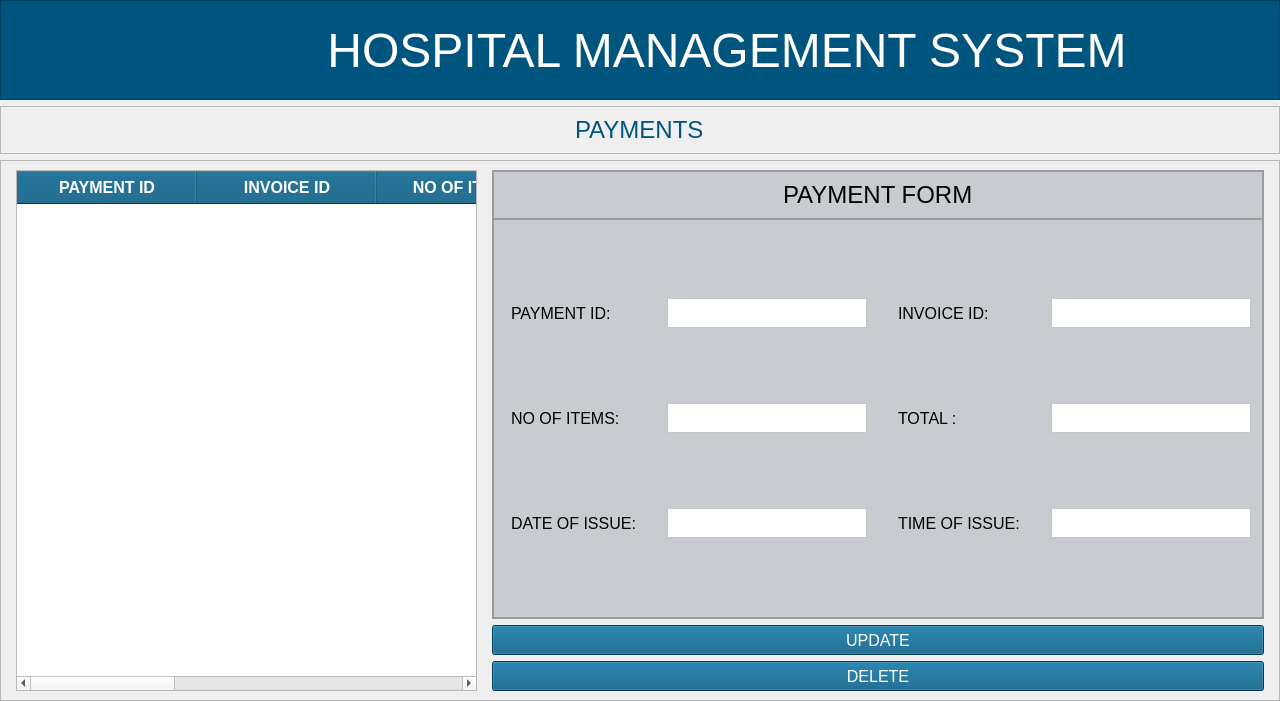
<?xml version="1.0" encoding="UTF-8"?>
<ui version="4.0">
 <class>MainWindow</class>
 <widget class="QMainWindow" name="MainWindow">
  <property name="geometry">
   <rect>
    <x>0</x>
    <y>0</y>
    <width>1280</width>
    <height>701</height>
   </rect>
  </property>
  <property name="windowTitle">
   <string>MainWindow</string>
  </property>
  <widget class="QWidget" name="centralwidget">
   <layout class="QVBoxLayout" name="verticalLayout_2">
    <property name="leftMargin">
     <number>0</number>
    </property>
    <property name="topMargin">
     <number>0</number>
    </property>
    <property name="rightMargin">
     <number>0</number>
    </property>
    <property name="bottomMargin">
     <number>0</number>
    </property>
    <item>
     <widget class="QFrame" name="header_frame">
      <property name="sizePolicy">
       <sizepolicy hsizetype="Preferred" vsizetype="Preferred">
        <horstretch>0</horstretch>
        <verstretch>0</verstretch>
       </sizepolicy>
      </property>
      <property name="minimumSize">
       <size>
        <width>1280</width>
        <height>100</height>
       </size>
      </property>
      <property name="maximumSize">
       <size>
        <width>16777215</width>
        <height>100</height>
       </size>
      </property>
      <property name="styleSheet">
       <string notr="true">background-color:rgb(0, 85, 127);</string>
      </property>
      <property name="frameShape">
       <enum>QFrame::StyledPanel</enum>
      </property>
      <property name="frameShadow">
       <enum>QFrame::Raised</enum>
      </property>
      <layout class="QHBoxLayout" name="horizontalLayout">
       <property name="sizeConstraint">
        <enum>QLayout::SetDefaultConstraint</enum>
       </property>
       <property name="leftMargin">
        <number>0</number>
       </property>
       <property name="topMargin">
        <number>0</number>
       </property>
       <property name="rightMargin">
        <number>0</number>
       </property>
       <property name="bottomMargin">
        <number>0</number>
       </property>
       <item>
        <widget class="QFrame" name="logo_frame">
         <property name="minimumSize">
          <size>
           <width>80</width>
           <height>50</height>
          </size>
         </property>
         <property name="maximumSize">
          <size>
           <width>100</width>
           <height>16777215</height>
          </size>
         </property>
         <property name="styleSheet">
          <string notr="true">background-color:transparent;
margin-top:6px;
margin-bottom:0px;</string>
         </property>
         <property name="frameShape">
          <enum>QFrame::StyledPanel</enum>
         </property>
         <property name="frameShadow">
          <enum>QFrame::Raised</enum>
         </property>
         <widget class="QLabel" name="backBtn">
          <property name="geometry">
           <rect>
            <x>20</x>
            <y>10</y>
            <width>61</width>
            <height>71</height>
           </rect>
          </property>
          <property name="cursor">
           <cursorShape>PointingHandCursor</cursorShape>
          </property>
          <property name="styleSheet">
           <string notr="true"/>
          </property>
          <property name="text">
           <string/>
          </property>
          <property name="pixmap">
           <pixmap resource="../../assets/resources.qrc">:/reosurces_logo/back-svgrepo-com.svg</pixmap>
          </property>
          <property name="scaledContents">
           <bool>true</bool>
          </property>
          <property name="alignment">
           <set>Qt::AlignCenter</set>
          </property>
         </widget>
        </widget>
       </item>
       <item>
        <widget class="QFrame" name="title_frame">
         <property name="minimumSize">
          <size>
           <width>1280</width>
           <height>0</height>
          </size>
         </property>
         <property name="font">
          <font>
           <pointsize>42</pointsize>
          </font>
         </property>
         <property name="styleSheet">
          <string notr="true">background-color:transparent;</string>
         </property>
         <property name="frameShape">
          <enum>QFrame::StyledPanel</enum>
         </property>
         <property name="frameShadow">
          <enum>QFrame::Raised</enum>
         </property>
         <layout class="QVBoxLayout" name="verticalLayout">
          <item alignment="Qt::AlignHCenter">
           <widget class="QLabel" name="title_label">
            <property name="minimumSize">
             <size>
              <width>800</width>
              <height>0</height>
             </size>
            </property>
            <property name="font">
             <font>
              <pointsize>36</pointsize>
             </font>
            </property>
            <property name="styleSheet">
             <string notr="true">color:#fff;</string>
            </property>
            <property name="text">
             <string>HOSPITAL MANAGEMENT SYSTEM</string>
            </property>
            <property name="alignment">
             <set>Qt::AlignCenter</set>
            </property>
           </widget>
          </item>
         </layout>
        </widget>
       </item>
      </layout>
     </widget>
    </item>
    <item>
     <widget class="QFrame" name="frame_15">
      <property name="maximumSize">
       <size>
        <width>16777215</width>
        <height>80</height>
       </size>
      </property>
      <property name="frameShape">
       <enum>QFrame::StyledPanel</enum>
      </property>
      <property name="frameShadow">
       <enum>QFrame::Raised</enum>
      </property>
      <layout class="QVBoxLayout" name="verticalLayout_22">
       <item alignment="Qt::AlignHCenter">
        <widget class="QLabel" name="activityNameDisp">
         <property name="font">
          <font>
           <pointsize>18</pointsize>
          </font>
         </property>
         <property name="styleSheet">
          <string notr="true">color:rgb(0, 85, 127);</string>
         </property>
         <property name="text">
          <string>PAYMENTS</string>
         </property>
        </widget>
       </item>
      </layout>
     </widget>
    </item>
    <item>
     <widget class="QFrame" name="frame">
      <property name="frameShape">
       <enum>QFrame::StyledPanel</enum>
      </property>
      <property name="frameShadow">
       <enum>QFrame::Raised</enum>
      </property>
      <layout class="QGridLayout" name="gridLayout_2">
       <property name="leftMargin">
        <number>15</number>
       </property>
       <property name="topMargin">
        <number>9</number>
       </property>
       <property name="rightMargin">
        <number>15</number>
       </property>
       <property name="horizontalSpacing">
        <number>15</number>
       </property>
       <item row="0" column="1" colspan="2">
        <widget class="QFrame" name="frame_3">
         <property name="styleSheet">
          <string notr="true">BACKGROUND-COLOR:#c8cbcf;
BORDER-RADIUS:5PX;</string>
         </property>
         <property name="frameShape">
          <enum>QFrame::StyledPanel</enum>
         </property>
         <property name="frameShadow">
          <enum>QFrame::Raised</enum>
         </property>
         <layout class="QVBoxLayout" name="verticalLayout_3">
          <property name="spacing">
           <number>0</number>
          </property>
          <property name="leftMargin">
           <number>0</number>
          </property>
          <property name="topMargin">
           <number>0</number>
          </property>
          <property name="rightMargin">
           <number>0</number>
          </property>
          <property name="bottomMargin">
           <number>0</number>
          </property>
          <item>
           <widget class="QFrame" name="frame_4">
            <property name="font">
             <font>
              <pointsize>15</pointsize>
             </font>
            </property>
            <property name="frameShape">
             <enum>QFrame::StyledPanel</enum>
            </property>
            <property name="frameShadow">
             <enum>QFrame::Raised</enum>
            </property>
            <layout class="QHBoxLayout" name="horizontalLayout_3">
             <item alignment="Qt::AlignHCenter">
              <widget class="QLabel" name="label">
               <property name="font">
                <font>
                 <pointsize>18</pointsize>
                </font>
               </property>
               <property name="text">
                <string>PAYMENT FORM</string>
               </property>
              </widget>
             </item>
            </layout>
           </widget>
          </item>
          <item>
           <widget class="QFrame" name="frame_5">
            <property name="styleSheet">
             <string notr="true">padding-right:2px;
padding-left:2px;</string>
            </property>
            <property name="frameShape">
             <enum>QFrame::StyledPanel</enum>
            </property>
            <property name="frameShadow">
             <enum>QFrame::Raised</enum>
            </property>
            <layout class="QGridLayout" name="gridLayout">
             <property name="horizontalSpacing">
              <number>25</number>
             </property>
             <item row="0" column="3">
              <widget class="QTextEdit" name="textEdit_2">
               <property name="maximumSize">
                <size>
                 <width>200</width>
                 <height>30</height>
                </size>
               </property>
               <property name="font">
                <font>
                 <pointsize>12</pointsize>
                </font>
               </property>
               <property name="styleSheet">
                <string notr="true">background-color:white;</string>
               </property>
              </widget>
             </item>
             <item row="2" column="1">
              <widget class="QTextEdit" name="textEdit_3">
               <property name="maximumSize">
                <size>
                 <width>200</width>
                 <height>30</height>
                </size>
               </property>
               <property name="font">
                <font>
                 <pointsize>12</pointsize>
                </font>
               </property>
               <property name="styleSheet">
                <string notr="true">background-color:white;</string>
               </property>
              </widget>
             </item>
             <item row="3" column="0">
              <widget class="QLabel" name="label_9">
               <property name="font">
                <font>
                 <pointsize>12</pointsize>
                </font>
               </property>
               <property name="text">
                <string>DATE OF ISSUE:</string>
               </property>
              </widget>
             </item>
             <item row="2" column="0">
              <widget class="QLabel" name="label_4">
               <property name="font">
                <font>
                 <pointsize>12</pointsize>
                </font>
               </property>
               <property name="text">
                <string>NO OF ITEMS:</string>
               </property>
              </widget>
             </item>
             <item row="3" column="2">
              <widget class="QLabel" name="label_8">
               <property name="font">
                <font>
                 <pointsize>12</pointsize>
                </font>
               </property>
               <property name="text">
                <string>TIME OF ISSUE:</string>
               </property>
              </widget>
             </item>
             <item row="3" column="3">
              <widget class="QTextEdit" name="textEdit_7">
               <property name="maximumSize">
                <size>
                 <width>200</width>
                 <height>30</height>
                </size>
               </property>
               <property name="font">
                <font>
                 <pointsize>12</pointsize>
                </font>
               </property>
               <property name="styleSheet">
                <string notr="true">background-color:white;</string>
               </property>
              </widget>
             </item>
             <item row="0" column="2">
              <widget class="QLabel" name="label_3">
               <property name="font">
                <font>
                 <pointsize>12</pointsize>
                </font>
               </property>
               <property name="text">
                <string>INVOICE ID:</string>
               </property>
              </widget>
             </item>
             <item row="2" column="2">
              <widget class="QLabel" name="label_7">
               <property name="font">
                <font>
                 <pointsize>12</pointsize>
                </font>
               </property>
               <property name="text">
                <string>TOTAL :</string>
               </property>
              </widget>
             </item>
             <item row="3" column="1">
              <widget class="QTextEdit" name="textEdit_8">
               <property name="maximumSize">
                <size>
                 <width>200</width>
                 <height>30</height>
                </size>
               </property>
               <property name="font">
                <font>
                 <pointsize>12</pointsize>
                </font>
               </property>
               <property name="styleSheet">
                <string notr="true">background-color:white;</string>
               </property>
              </widget>
             </item>
             <item row="2" column="3">
              <widget class="QTextEdit" name="textEdit_6">
               <property name="maximumSize">
                <size>
                 <width>200</width>
                 <height>30</height>
                </size>
               </property>
               <property name="font">
                <font>
                 <pointsize>12</pointsize>
                </font>
               </property>
               <property name="styleSheet">
                <string notr="true">background-color:white;</string>
               </property>
              </widget>
             </item>
             <item row="0" column="1">
              <widget class="QTextEdit" name="textEdit">
               <property name="maximumSize">
                <size>
                 <width>200</width>
                 <height>30</height>
                </size>
               </property>
               <property name="font">
                <font>
                 <pointsize>12</pointsize>
                </font>
               </property>
               <property name="styleSheet">
                <string notr="true">background-color:white;</string>
               </property>
              </widget>
             </item>
             <item row="0" column="0">
              <widget class="QLabel" name="label_2">
               <property name="font">
                <font>
                 <pointsize>12</pointsize>
                </font>
               </property>
               <property name="text">
                <string>PAYMENT ID:</string>
               </property>
              </widget>
             </item>
            </layout>
           </widget>
          </item>
         </layout>
        </widget>
       </item>
       <item row="2" column="1" colspan="2">
        <widget class="QPushButton" name="delDocBtn">
         <property name="minimumSize">
          <size>
           <width>200</width>
           <height>30</height>
          </size>
         </property>
         <property name="font">
          <font>
           <pointsize>12</pointsize>
          </font>
         </property>
         <property name="cursor">
          <cursorShape>PointingHandCursor</cursorShape>
         </property>
         <property name="styleSheet">
          <string notr="true">background-color:rgb(0, 85, 127);
COLOR:WHITE;
BORDER-RADIUS:5PX</string>
         </property>
         <property name="text">
          <string>DELETE</string>
         </property>
        </widget>
       </item>
       <item row="0" column="0" rowspan="3">
        <widget class="QTableWidget" name="tableDocsDet">
         <property name="minimumSize">
          <size>
           <width>0</width>
           <height>0</height>
          </size>
         </property>
         <property name="font">
          <font>
           <pointsize>12</pointsize>
          </font>
         </property>
         <property name="cursor" stdset="0">
          <cursorShape>PointingHandCursor</cursorShape>
         </property>
         <property name="styleSheet">
          <string notr="true">QHeaderView::section {
                background-color: #00557d;
                color: white;
                font-weight: bold;
padding:5px;
            }</string>
         </property>
         <property name="editTriggers">
          <set>QAbstractItemView::NoEditTriggers</set>
         </property>
         <property name="selectionMode">
          <enum>QAbstractItemView::SingleSelection</enum>
         </property>
         <property name="selectionBehavior">
          <enum>QAbstractItemView::SelectRows</enum>
         </property>
         <property name="showGrid">
          <bool>true</bool>
         </property>
         <property name="sortingEnabled">
          <bool>true</bool>
         </property>
         <property name="wordWrap">
          <bool>false</bool>
         </property>
         <attribute name="horizontalHeaderCascadingSectionResizes">
          <bool>true</bool>
         </attribute>
         <attribute name="horizontalHeaderDefaultSectionSize">
          <number>180</number>
         </attribute>
         <attribute name="verticalHeaderDefaultSectionSize">
          <number>45</number>
         </attribute>
         <column>
          <property name="text">
           <string>PAYMENT ID</string>
          </property>
          <property name="background">
           <color>
            <red>0</red>
            <green>85</green>
            <blue>125</blue>
           </color>
          </property>
         </column>
         <column>
          <property name="text">
           <string>INVOICE ID</string>
          </property>
         </column>
         <column>
          <property name="text">
           <string>NO OF ITEMS </string>
          </property>
         </column>
         <column>
          <property name="text">
           <string>TOTAL</string>
          </property>
         </column>
         <column>
          <property name="text">
           <string>DATE OF ISSUE</string>
          </property>
         </column>
         <column>
          <property name="text">
           <string>TIME OF ISSUE</string>
          </property>
         </column>
        </widget>
       </item>
       <item row="1" column="1" colspan="2">
        <widget class="QPushButton" name="updtDocBtn">
         <property name="minimumSize">
          <size>
           <width>200</width>
           <height>30</height>
          </size>
         </property>
         <property name="font">
          <font>
           <pointsize>12</pointsize>
          </font>
         </property>
         <property name="cursor">
          <cursorShape>PointingHandCursor</cursorShape>
         </property>
         <property name="styleSheet">
          <string notr="true">background-color:rgb(0, 85, 127);
COLOR:WHITE;
BORDER-RADIUS:5PX</string>
         </property>
         <property name="text">
          <string>UPDATE</string>
         </property>
        </widget>
       </item>
      </layout>
     </widget>
    </item>
   </layout>
  </widget>
 </widget>
 <resources>
  <include location="../../assets/resources.qrc"/>
 </resources>
 <connections/>
</ui>
